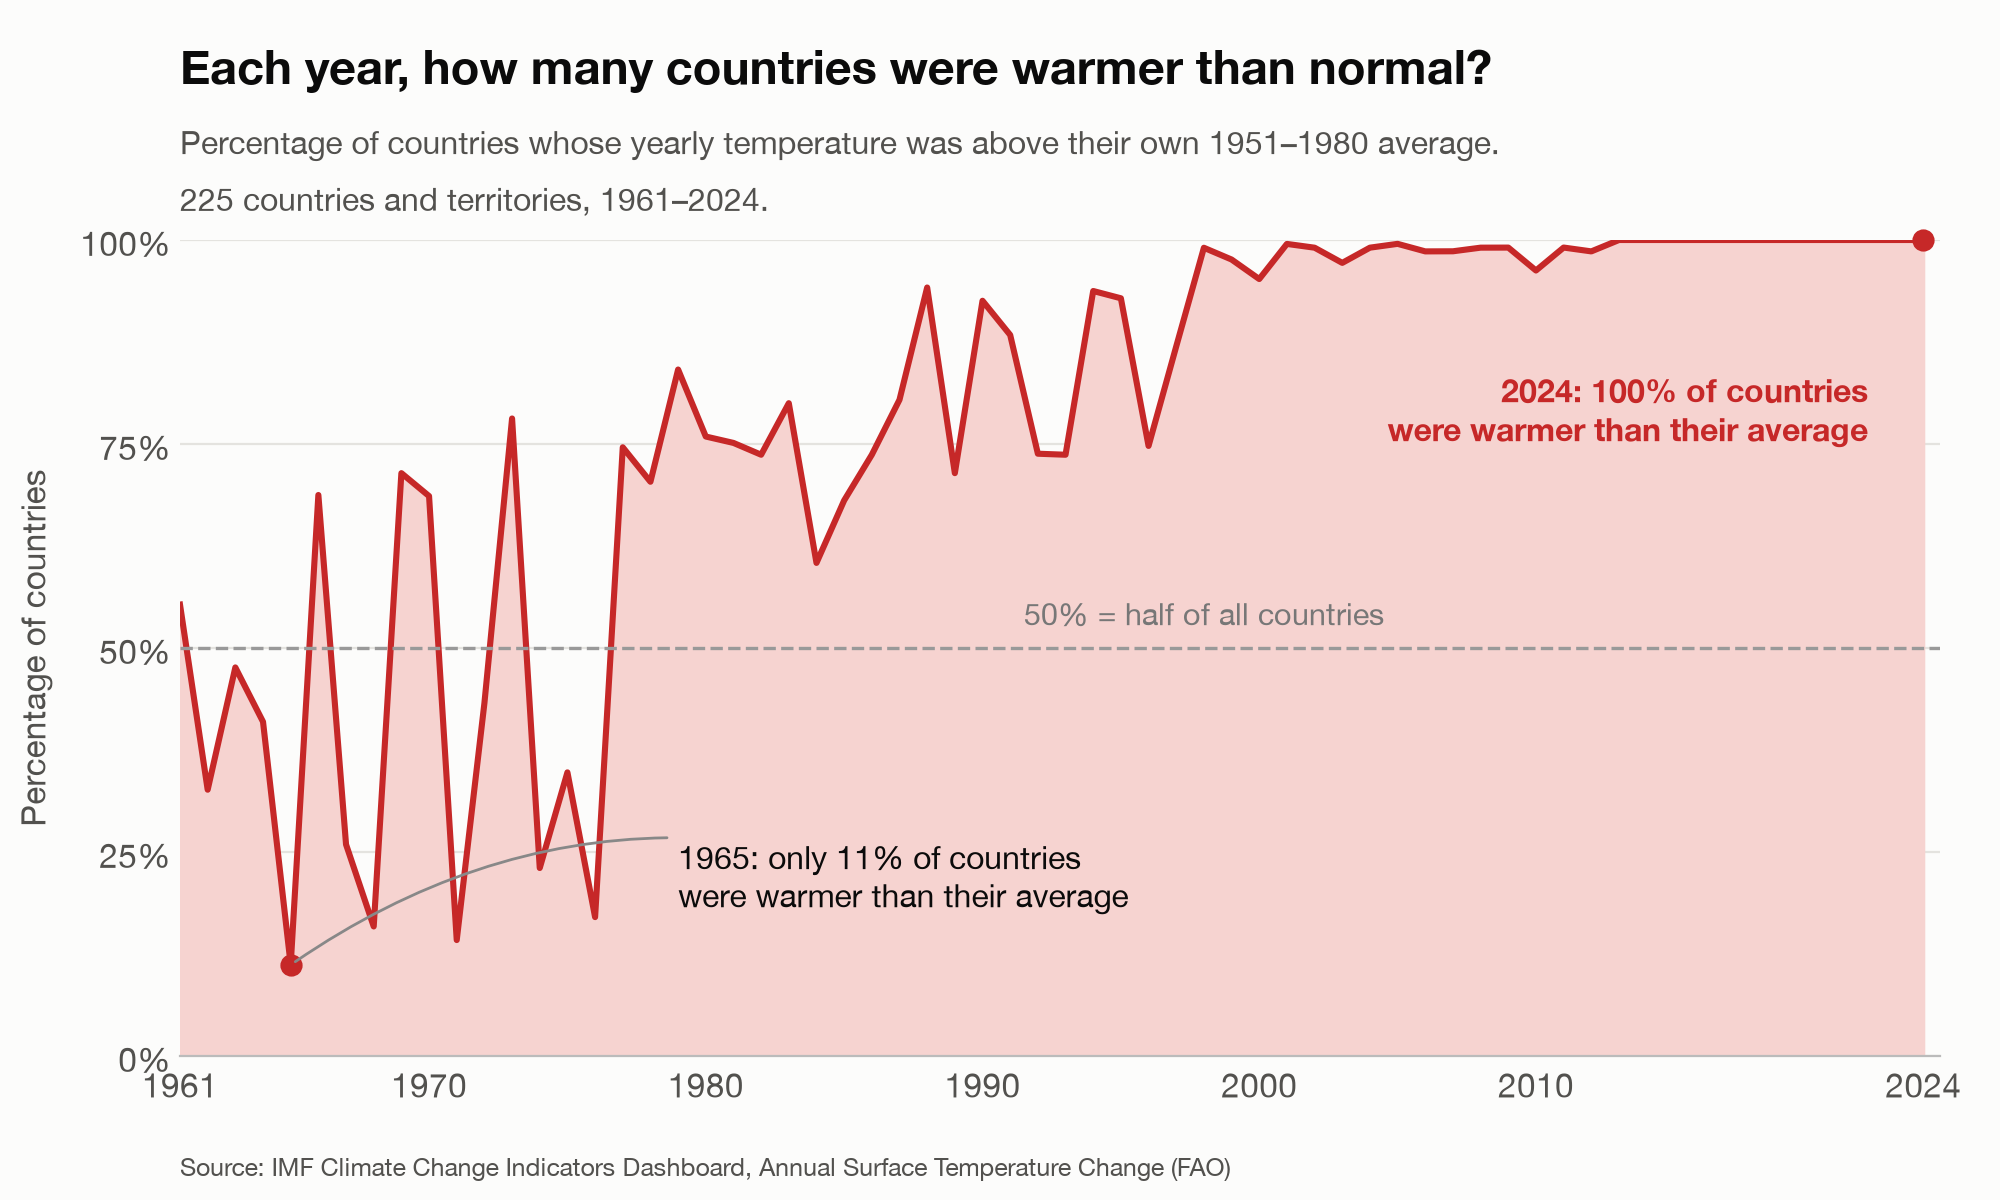

Generate this figure with Python:
"""Visualization A2 ("it's real"): percentage of countries warmer than their 1951-1980 average, by year.

For every year, count how many countries had a positive anomaly (warmer than their own
baseline) and divide by how many countries had data that year.

Persuasive choices (documented in design_decisions.md):
  * share of countries, not degrees, so one country counts the same whether it is 0.1 or 3 C warmer
  * dashed 50% line as the "nothing is happening" level
  * red fill under the line, and only the low year and 2024 are labelled
"""
from pathlib import Path

import matplotlib.pyplot as plt
import pandas as pd

ROOT = Path(__file__).parent

SURFACE = "#fcfcfb"
INK = "#0b0b0b"
INK_2 = "#52514e"
GRID = "#e4e3df"
WARM = "#c62828"
FILL = "#f6d3d0"

plt.rcParams.update({
    "font.family": ["Helvetica Neue", "Helvetica", "Arial", "DejaVu Sans"],
    "text.color": INK,
})

data = pd.read_csv(ROOT / "data_clean.csv", keep_default_na=False, na_values=[""])
countries = data[~data.is_aggregate].dropna(subset=["value"])

by_year = countries.groupby("year")["value"].agg(countries="size", warmer=lambda s: int((s > 0).sum()))
by_year["share"] = by_year["warmer"] / by_year["countries"]
by_year.to_csv(ROOT / "share_warmer_by_year.csv")

years = by_year.index.values
pct = 100 * by_year["share"].values
low_year = by_year["share"].idxmin()
low_pct = 100 * by_year.loc[low_year, "share"]
last_year = years.max()
all_since = by_year.index[by_year["share"] < 1].max() + 1  # first year of the unbroken 100% run

fig, ax = plt.subplots(figsize=(10, 6), dpi=200, facecolor=SURFACE)
ax.set_facecolor(SURFACE)
fig.subplots_adjust(left=0.09, right=0.97, top=0.80, bottom=0.12)

ax.fill_between(years, 0, pct, color=FILL)
ax.plot(years, pct, color=WARM, lw=2.2)
ax.axhline(50, color="#999999", lw=1.2, ls="--")

ax.set_xlim(1961, last_year + 0.6)
ax.set_ylim(0, 100)
ax.set_yticks([0, 25, 50, 75, 100])
ax.set_yticklabels(["0%", "25%", "50%", "75%", "100%"])
ax.set_xticks([1961, 1970, 1980, 1990, 2000, 2010, last_year])
ax.tick_params(labelsize=12, length=0, colors=INK_2)
ax.grid(axis="y", color=GRID)
ax.set_axisbelow(True)
for side in ["top", "right", "left"]:
    ax.spines[side].set_visible(False)
ax.spines["bottom"].set_color("#bbbbbb")
ax.set_ylabel("Percentage of countries", fontsize=12, labelpad=10, color=INK_2)

ax.plot([low_year], [low_pct], "o", color=WARM, ms=7)
ax.annotate(f"{low_year}: only {low_pct:.0f}% of countries\nwere warmer than their average",
            (low_year, low_pct), xytext=(1979, 22), fontsize=11.5, va="center",
            arrowprops=dict(arrowstyle="-", color="#888888", lw=1, connectionstyle="arc3,rad=0.25"))
ax.plot([last_year], [100], "o", color=WARM, ms=7, clip_on=False)
ax.annotate(f"{last_year}: 100% of countries\nwere warmer than their average",
            (last_year, 100), xytext=(last_year - 2, 84), fontsize=11.5, ha="right", va="top",
            color=WARM, fontweight="bold")
ax.text(1998, 52, "50% = half of all countries", fontsize=11, color="#777777", va="bottom", ha="center")

fig.text(0.09, 0.93, "Each year, how many countries were warmer than normal?",
         fontsize=17, fontweight="bold")
fig.text(0.09, 0.855,
         "Percentage of countries whose yearly temperature was above their own 1951–1980 average.\n"
         f"{countries.iso3.nunique()} countries and territories, {years.min()}–{last_year}.",
         fontsize=11.5, color=INK_2, va="center", linespacing=1.5)
fig.text(0.09, 0.02,
         "Source: IMF Climate Change Indicators Dashboard, Annual Surface Temperature Change (FAO)",
         fontsize=9, color=INK_2)

fig.savefig(ROOT / "viz_A2_share_warmer.png", facecolor=SURFACE)
print(f"saved viz_A2_share_warmer.png  ({low_year}: {low_pct:.0f}%, 100% every year since {all_since})")
